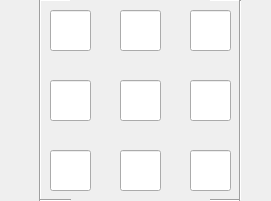
   <widget class="QWidget" name="q_left_matrix_2" native="true">
    <property name="geometry">
     <rect>
      <x>380</x>
      <y>370</y>
      <width>271</width>
      <height>201</height>
     </rect>
    </property>
    <widget class="QLineEdit" name="q14">
     <property name="geometry">
      <rect>
       <x>120</x>
       <y>80</y>
       <width>41</width>
       <height>41</height>
      </rect>
     </property>
    </widget>
    <widget class="QLineEdit" name="q11">
     <property name="geometry">
      <rect>
       <x>120</x>
       <y>10</y>
       <width>41</width>
       <height>41</height>
      </rect>
     </property>
    </widget>
    <widget class="QLineEdit" name="q16">
     <property name="geometry">
      <rect>
       <x>50</x>
       <y>150</y>
       <width>41</width>
       <height>41</height>
      </rect>
     </property>
    </widget>
    <widget class="QLineEdit" name="q12">
     <property name="geometry">
      <rect>
       <x>190</x>
       <y>10</y>
       <width>41</width>
       <height>41</height>
      </rect>
     </property>
    </widget>
    <widget class="Line" name="l2_4">
     <property name="geometry">
      <rect>
       <x>30</x>
       <y>0</y>
       <width>21</width>
       <height>201</height>
      </rect>
     </property>
     <property name="orientation">
      <enum>Qt::Vertical</enum>
     </property>
    </widget>
    <widget class="Line" name="l3_4">
     <property name="geometry">
      <rect>
       <x>40</x>
       <y>190</y>
       <width>31</width>
       <height>21</height>
      </rect>
     </property>
     <property name="orientation">
      <enum>Qt::Horizontal</enum>
     </property>
    </widget>
    <widget class="Line" name="l4_4">
     <property name="geometry">
      <rect>
       <x>210</x>
       <y>-10</y>
       <width>31</width>
       <height>21</height>
      </rect>
     </property>
     <property name="orientation">
      <enum>Qt::Horizontal</enum>
     </property>
    </widget>
    <widget class="QLineEdit" name="q17">
     <property name="geometry">
      <rect>
       <x>120</x>
       <y>150</y>
       <width>41</width>
       <height>41</height>
      </rect>
     </property>
    </widget>
    <widget class="Line" name="l6_4">
     <property name="geometry">
      <rect>
       <x>210</x>
       <y>190</y>
       <width>31</width>
       <height>21</height>
      </rect>
     </property>
     <property name="orientation">
      <enum>Qt::Horizontal</enum>
     </property>
    </widget>
    <widget class="Line" name="l5_4">
     <property name="geometry">
      <rect>
       <x>230</x>
       <y>0</y>
       <width>20</width>
       <height>201</height>
      </rect>
     </property>
     <property name="orientation">
      <enum>Qt::Vertical</enum>
     </property>
    </widget>
    <widget class="QLineEdit" name="q10">
     <property name="geometry">
      <rect>
       <x>50</x>
       <y>10</y>
       <width>41</width>
       <height>41</height>
      </rect>
     </property>
    </widget>
    <widget class="Line" name="l1_4">
     <property name="geometry">
      <rect>
       <x>40</x>
       <y>-10</y>
       <width>31</width>
       <height>21</height>
      </rect>
     </property>
     <property name="orientation">
      <enum>Qt::Horizontal</enum>
     </property>
    </widget>
    <widget class="QLineEdit" name="q15">
     <property name="geometry">
      <rect>
       <x>190</x>
       <y>80</y>
       <width>41</width>
       <height>41</height>
      </rect>
     </property>
    </widget>
    <widget class="QLineEdit" name="q13">
     <property name="geometry">
      <rect>
       <x>50</x>
       <y>80</y>
       <width>41</width>
       <height>41</height>
      </rect>
     </property>
    </widget>
    <widget class="QLineEdit" name="q18">
     <property name="geometry">
      <rect>
       <x>190</x>
       <y>150</y>
       <width>41</width>
       <height>41</height>
      </rect>
     </property>
    </widget>
   </widget>
